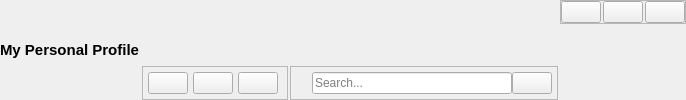
        <widget class="QWidget" name="header" native="true">
         <layout class="QHBoxLayout" name="horizontalLayout_7">
          <property name="spacing">
           <number>2</number>
          </property>
          <property name="leftMargin">
           <number>0</number>
          </property>
          <property name="topMargin">
           <number>0</number>
          </property>
          <property name="rightMargin">
           <number>0</number>
          </property>
          <property name="bottomMargin">
           <number>0</number>
          </property>
          <item alignment="Qt::AlignmentFlag::AlignLeft">
           <widget class="QLabel" name="TitelText">
            <property name="font">
             <font>
              <pointsize>11</pointsize>
              <bold>true</bold>
             </font>
            </property>
            <property name="text">
             <string>My Personal Profile</string>
            </property>
           </widget>
          </item>
          <item alignment="Qt::AlignmentFlag::AlignHCenter|Qt::AlignmentFlag::AlignBottom">
           <widget class="QFrame" name="frame_2">
            <property name="sizePolicy">
             <sizepolicy hsizetype="Preferred" vsizetype="Preferred">
              <horstretch>0</horstretch>
              <verstretch>0</verstretch>
             </sizepolicy>
            </property>
            <property name="frameShape">
             <enum>QFrame::Shape::StyledPanel</enum>
            </property>
            <property name="frameShadow">
             <enum>QFrame::Shadow::Raised</enum>
            </property>
            <layout class="QHBoxLayout" name="horizontalLayout_6">
             <property name="spacing">
              <number>5</number>
             </property>
             <property name="leftMargin">
              <number>5</number>
             </property>
             <property name="topMargin">
              <number>5</number>
             </property>
             <property name="bottomMargin">
              <number>5</number>
             </property>
             <item>
              <widget class="QPushButton" name="notifaction">
               <property name="maximumSize">
                <size>
                 <width>40</width>
                 <height>40</height>
                </size>
               </property>
               <property name="cursor">
                <cursorShape>PointingHandCursor</cursorShape>
               </property>
               <property name="toolTip">
                <string>Notifictaion</string>
               </property>
               <property name="text">
                <string/>
               </property>
               <property name="icon">
                <iconset resource="../Qss/icons/_icons.qrc">
                 <normaloff>:/feather/icons/feather/bell.png</normaloff>:/feather/icons/feather/bell.png</iconset>
               </property>
              </widget>
             </item>
             <item>
              <widget class="QPushButton" name="more">
               <property name="maximumSize">
                <size>
                 <width>40</width>
                 <height>40</height>
                </size>
               </property>
               <property name="cursor">
                <cursorShape>PointingHandCursor</cursorShape>
               </property>
               <property name="toolTip">
                <string>More</string>
               </property>
               <property name="text">
                <string/>
               </property>
               <property name="icon">
                <iconset resource="../Qss/icons/_icons.qrc">
                 <normaloff>:/feather/icons/feather/more-horizontal.png</normaloff>:/feather/icons/feather/more-horizontal.png</iconset>
               </property>
              </widget>
             </item>
             <item>
              <widget class="QPushButton" name="profileBtn">
               <property name="maximumSize">
                <size>
                 <width>40</width>
                 <height>40</height>
                </size>
               </property>
               <property name="cursor">
                <cursorShape>PointingHandCursor</cursorShape>
               </property>
               <property name="toolTip">
                <string>It's me mario</string>
               </property>
               <property name="text">
                <string/>
               </property>
               <property name="icon">
                <iconset resource="../Qss/icons/_icons.qrc">
                 <normaloff>:/feather/icons/feather/user.png</normaloff>:/feather/icons/feather/user.png</iconset>
               </property>
              </widget>
             </item>
            </layout>
           </widget>
          </item>
          <item alignment="Qt::AlignmentFlag::AlignBottom">
           <widget class="QFrame" name="SearchFrame">
            <property name="sizePolicy">
             <sizepolicy hsizetype="Expanding" vsizetype="Preferred">
              <horstretch>0</horstretch>
              <verstretch>0</verstretch>
             </sizepolicy>
            </property>
            <property name="minimumSize">
             <size>
              <width>200</width>
              <height>0</height>
             </size>
            </property>
            <property name="maximumSize">
             <size>
              <width>400</width>
              <height>300</height>
             </size>
            </property>
            <property name="frameShape">
             <enum>QFrame::Shape::StyledPanel</enum>
            </property>
            <property name="frameShadow">
             <enum>QFrame::Shadow::Raised</enum>
            </property>
            <layout class="QHBoxLayout" name="horizontalLayout_8">
             <property name="spacing">
              <number>0</number>
             </property>
             <property name="leftMargin">
              <number>5</number>
             </property>
             <property name="topMargin">
              <number>5</number>
             </property>
             <property name="rightMargin">
              <number>5</number>
             </property>
             <property name="bottomMargin">
              <number>5</number>
             </property>
             <item>
              <widget class="QLabel" name="label_8">
               <property name="minimumSize">
                <size>
                 <width>16</width>
                 <height>16</height>
                </size>
               </property>
               <property name="maximumSize">
                <size>
                 <width>22</width>
                 <height>22</height>
                </size>
               </property>
               <property name="baseSize">
                <size>
                 <width>0</width>
                 <height>0</height>
                </size>
               </property>
               <property name="text">
                <string/>
               </property>
               <property name="pixmap">
                <pixmap resource="../Qss/icons/_icons.qrc">:/material_design/icons/material_design/search.png</pixmap>
               </property>
               <property name="scaledContents">
                <bool>true</bool>
               </property>
              </widget>
             </item>
             <item>
              <widget class="QLineEdit" name="serchlineEdit">
               <property name="minimumSize">
                <size>
                 <width>200</width>
                 <height>0</height>
                </size>
               </property>
               <property name="maximumSize">
                <size>
                 <width>16777215</width>
                 <height>16777215</height>
                </size>
               </property>
               <property name="placeholderText">
                <string>Search...</string>
               </property>
              </widget>
             </item>
             <item>
              <widget class="QPushButton" name="searchResaltBtn">
               <property name="maximumSize">
                <size>
                 <width>16777215</width>
                 <height>16777215</height>
                </size>
               </property>
               <property name="cursor">
                <cursorShape>PointingHandCursor</cursorShape>
               </property>
               <property name="toolTip">
                <string>Search</string>
               </property>
               <property name="text">
                <string/>
               </property>
               <property name="icon">
                <iconset resource="../Qss/icons/_icons.qrc">
                 <normaloff>:/font_awesome_brands/icons/font_awesome/brands/wpexplorer.png</normaloff>:/font_awesome_brands/icons/font_awesome/brands/wpexplorer.png</iconset>
               </property>
               <property name="iconSize">
                <size>
                 <width>19</width>
                 <height>19</height>
                </size>
               </property>
              </widget>
             </item>
            </layout>
           </widget>
          </item>
          <item alignment="Qt::AlignmentFlag::AlignRight|Qt::AlignmentFlag::AlignTop">
           <widget class="QFrame" name="frame_4">
            <property name="maximumSize">
             <size>
              <width>150</width>
              <height>400</height>
             </size>
            </property>
            <property name="frameShape">
             <enum>QFrame::Shape::StyledPanel</enum>
            </property>
            <property name="frameShadow">
             <enum>QFrame::Shadow::Raised</enum>
            </property>
            <layout class="QHBoxLayout" name="horizontalLayout_9">
             <property name="spacing">
              <number>2</number>
             </property>
             <property name="leftMargin">
              <number>0</number>
             </property>
             <property name="topMargin">
              <number>0</number>
             </property>
             <property name="rightMargin">
              <number>0</number>
             </property>
             <property name="bottomMargin">
              <number>0</number>
             </property>
             <item>
              <widget class="QPushButton" name="MinmizeBtn">
               <property name="cursor">
                <cursorShape>PointingHandCursor</cursorShape>
               </property>
               <property name="toolTip">
                <string/>
               </property>
               <property name="text">
                <string/>
               </property>
               <property name="icon">
                <iconset resource="../Qss/icons/_icons.qrc">
                 <normaloff>:/feather/icons/feather/window_minimize.png</normaloff>:/feather/icons/feather/window_minimize.png</iconset>
               </property>
              </widget>
             </item>
             <item>
              <widget class="QPushButton" name="MaxmizeBtn">
               <property name="cursor">
                <cursorShape>PointingHandCursor</cursorShape>
               </property>
               <property name="toolTip">
                <string/>
               </property>
               <property name="text">
                <string/>
               </property>
               <property name="icon">
                <iconset resource="../Qss/icons/_icons.qrc">
                 <normaloff>:/feather/icons/feather/square.png</normaloff>:/feather/icons/feather/square.png</iconset>
               </property>
              </widget>
             </item>
             <item>
              <widget class="QPushButton" name="closeBtn">
               <property name="cursor">
                <cursorShape>PointingHandCursor</cursorShape>
               </property>
               <property name="toolTip">
                <string>Close</string>
               </property>
               <property name="text">
                <string/>
               </property>
               <property name="icon">
                <iconset resource="../Qss/icons/_icons.qrc">
                 <normaloff>:/feather/icons/feather/x.png</normaloff>:/feather/icons/feather/x.png</iconset>
               </property>
              </widget>
             </item>
            </layout>
           </widget>
          </item>
         </layout>
        </widget>
